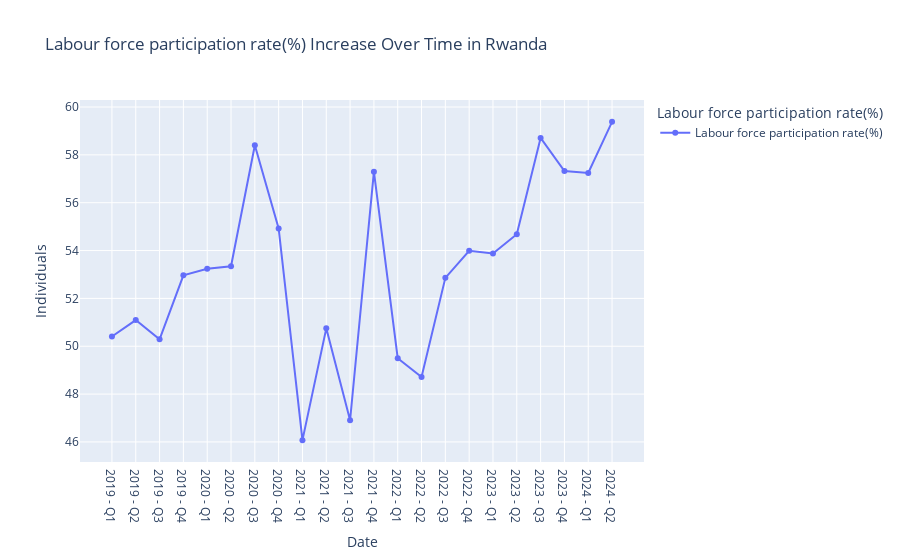
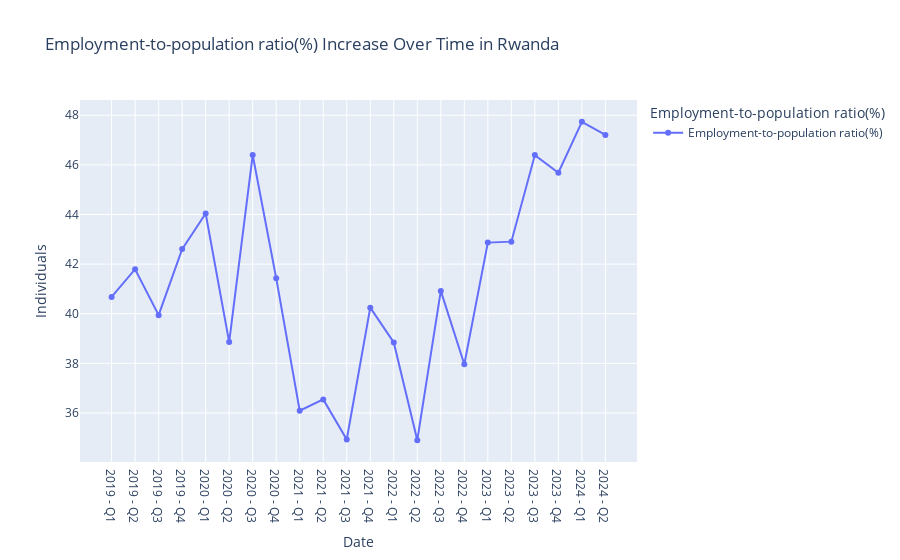
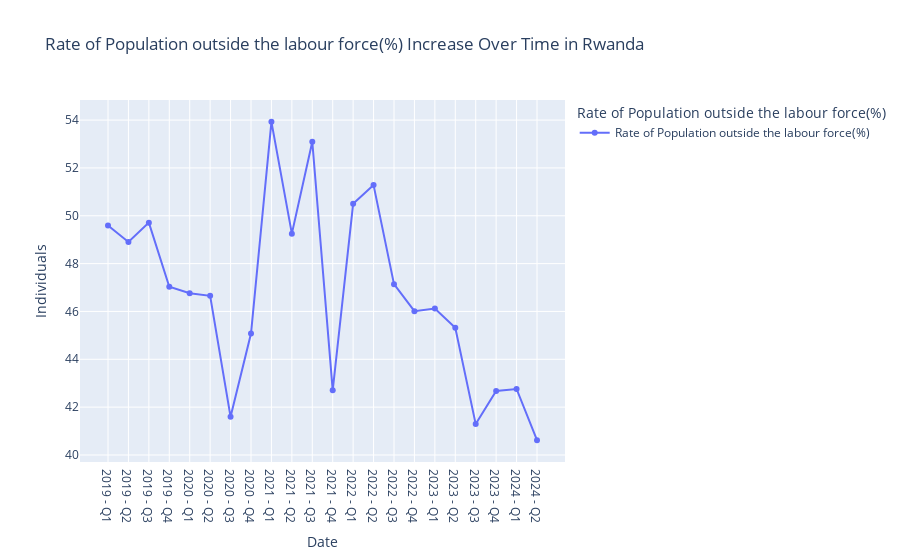
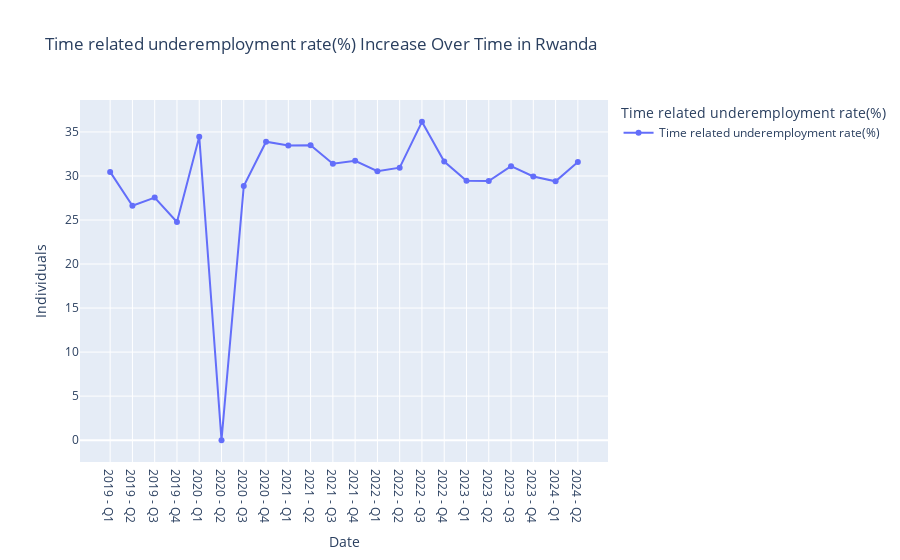

The notebook cell saved with these charts, in order:
### Code cell
def d_graph():
    # figs=dict()
    for col in dd:
        data = dict()
        data['Date'] = dates
        data[columns[col - 3]] = dd[col]
        df = pd.DataFrame(data)
        fig = px.line(df, x='Date', y=[columns[col - 3]],
                               labels={'value': 'Individuals', 'variable': columns[col - 3]},
                title= columns[col - 3] +' Increase Over Time in Rwanda')

       
        fig.update_traces(mode='lines+markers') 
        # figs[columns[col - 3]]=fig
        fig.show()
d_graph()

### Figure 1 — Plotly figure (JSON) as saved in the notebook; plotly's stock layout.template omitted (floating-point values rounded to 4 significant figures)
{"data": [{"hovertemplate": "Labour force participation rate(%)=Labour force participation rate(%)<br>Date=%{x}<br>Individuals=%{y}<extra></extra>", "legendgroup": "Labour force participation rate(%)", "line": {"color": "#636efa", "dash": "solid"}, "marker": {"symbol": "circle"}, "mode": "lines+markers", "name": "Labour force participation rate(%)", "orientation": "v", "showlegend": true, "type": "scatter", "x": ["2019 - Q1", "2019 - Q2", "2019 - Q3", "2019 - Q4", "2020 - Q1", "2020 - Q2", "2020 - Q3", "2020 - Q4", "2021 - Q1", "2021 - Q2", "2021 - Q3", "2021 - Q4", "2022 - Q1", "2022 - Q2", "2022 - Q3", "2022 - Q4", "2023 - Q1", "2023 - Q2", "2023 - Q3", "2023 - Q4", "2024 - Q1", "2024 - Q2"], "xaxis": "x", "y": [50.4, 51.09, 50.29, 52.97, 53.24, 53.35, 58.4, 54.93, 46.07, 50.75, 46.9, 57.3, 49.5, 48.72, 52.86, 53.99, 53.88, 54.68, 58.71, 57.33, 57.24, 59.38], "yaxis": "y"}], "layout": {"legend": {"title": {"text": "Labour force participation rate(%)"}, "tracegroupgap": 0}, "title": {"text": "Labour force participation rate(%) Increase Over Time in Rwanda"}, "xaxis": {"anchor": "y", "domain": [0, 1], "title": {"text": "Date"}}, "yaxis": {"anchor": "x", "domain": [0, 1], "title": {"text": "Individuals"}}}}

### Figure 2 — Plotly figure (JSON) as saved in the notebook; plotly's stock layout.template omitted (floating-point values rounded to 4 significant figures)
{"data": [{"hovertemplate": "Employment-to-population ratio(%)=Employment-to-population ratio(%)<br>Date=%{x}<br>Individuals=%{y}<extra></extra>", "legendgroup": "Employment-to-population ratio(%)", "line": {"color": "#636efa", "dash": "solid"}, "marker": {"symbol": "circle"}, "mode": "lines+markers", "name": "Employment-to-population ratio(%)", "orientation": "v", "showlegend": true, "type": "scatter", "x": ["2019 - Q1", "2019 - Q2", "2019 - Q3", "2019 - Q4", "2020 - Q1", "2020 - Q2", "2020 - Q3", "2020 - Q4", "2021 - Q1", "2021 - Q2", "2021 - Q3", "2021 - Q4", "2022 - Q1", "2022 - Q2", "2022 - Q3", "2022 - Q4", "2023 - Q1", "2023 - Q2", "2023 - Q3", "2023 - Q4", "2024 - Q1", "2024 - Q2"], "xaxis": "x", "y": [40.68, 41.8, 39.94, 42.6, 44.04, 38.86, 46.4, 41.43, 36.09, 36.55, 34.93, 40.24, 38.84, 34.9, 40.92, 37.96, 42.87, 42.91, 46.4, 45.68, 47.74, 47.21], "yaxis": "y"}], "layout": {"legend": {"title": {"text": "Employment-to-population ratio(%)"}, "tracegroupgap": 0}, "title": {"text": "Employment-to-population ratio(%) Increase Over Time in Rwanda"}, "xaxis": {"anchor": "y", "domain": [0, 1], "title": {"text": "Date"}}, "yaxis": {"anchor": "x", "domain": [0, 1], "title": {"text": "Individuals"}}}}

### Figure 3 — Plotly figure (JSON) as saved in the notebook; plotly's stock layout.template omitted (floating-point values rounded to 4 significant figures)
{"data": [{"hovertemplate": "Rate of Population outside the labour force(%)=Rate of Population outside the labour force(%)<br>Date=%{x}<br>Individuals=%{y}<extra></extra>", "legendgroup": "Rate of Population outside the labour force(%)", "line": {"color": "#636efa", "dash": "solid"}, "marker": {"symbol": "circle"}, "mode": "lines+markers", "name": "Rate of Population outside the labour force(%)", "orientation": "v", "showlegend": true, "type": "scatter", "x": ["2019 - Q1", "2019 - Q2", "2019 - Q3", "2019 - Q4", "2020 - Q1", "2020 - Q2", "2020 - Q3", "2020 - Q4", "2021 - Q1", "2021 - Q2", "2021 - Q3", "2021 - Q4", "2022 - Q1", "2022 - Q2", "2022 - Q3", "2022 - Q4", "2023 - Q1", "2023 - Q2", "2023 - Q3", "2023 - Q4", "2024 - Q1", "2024 - Q2"], "xaxis": "x", "y": [49.6, 48.91, 49.71, 47.03, 46.76, 46.65, 41.6, 45.07, 53.93, 49.25, 53.1, 42.7, 50.5, 51.28, 47.14, 46.01, 46.12, 45.32, 41.29, 42.67, 42.76, 40.62], "yaxis": "y"}], "layout": {"legend": {"title": {"text": "Rate of Population outside the labour force(%)"}, "tracegroupgap": 0}, "title": {"text": "Rate of Population outside the labour force(%) Increase Over Time in Rwanda"}, "xaxis": {"anchor": "y", "domain": [0, 1], "title": {"text": "Date"}}, "yaxis": {"anchor": "x", "domain": [0, 1], "title": {"text": "Individuals"}}}}

### Figure 4 — Plotly figure (JSON) as saved in the notebook; plotly's stock layout.template omitted (floating-point values rounded to 4 significant figures)
{"data": [{"hovertemplate": "Time related underemployment rate(%)=Time related underemployment rate(%)<br>Date=%{x}<br>Individuals=%{y}<extra></extra>", "legendgroup": "Time related underemployment rate(%)", "line": {"color": "#636efa", "dash": "solid"}, "marker": {"symbol": "circle"}, "mode": "lines+markers", "name": "Time related underemployment rate(%)", "orientation": "v", "showlegend": true, "type": "scatter", "x": ["2019 - Q1", "2019 - Q2", "2019 - Q3", "2019 - Q4", "2020 - Q1", "2020 - Q2", "2020 - Q3", "2020 - Q4", "2021 - Q1", "2021 - Q2", "2021 - Q3", "2021 - Q4", "2022 - Q1", "2022 - Q2", "2022 - Q3", "2022 - Q4", "2023 - Q1", "2023 - Q2", "2023 - Q3", "2023 - Q4", "2024 - Q1", "2024 - Q2"], "xaxis": "x", "y": [30.46, 26.62, 27.54, 24.78, 34.46, 0, 28.85, 33.89, 33.47, 33.5, 31.39, 31.72, 30.54, 30.95, 36.15, 31.64, 29.45, 29.43, 31.12, 29.95, 29.39, 31.58], "yaxis": "y"}], "layout": {"legend": {"title": {"text": "Time related underemployment rate(%)"}, "tracegroupgap": 0}, "title": {"text": "Time related underemployment rate(%) Increase Over Time in Rwanda"}, "xaxis": {"anchor": "y", "domain": [0, 1], "title": {"text": "Date"}}, "yaxis": {"anchor": "x", "domain": [0, 1], "title": {"text": "Individuals"}}}}
